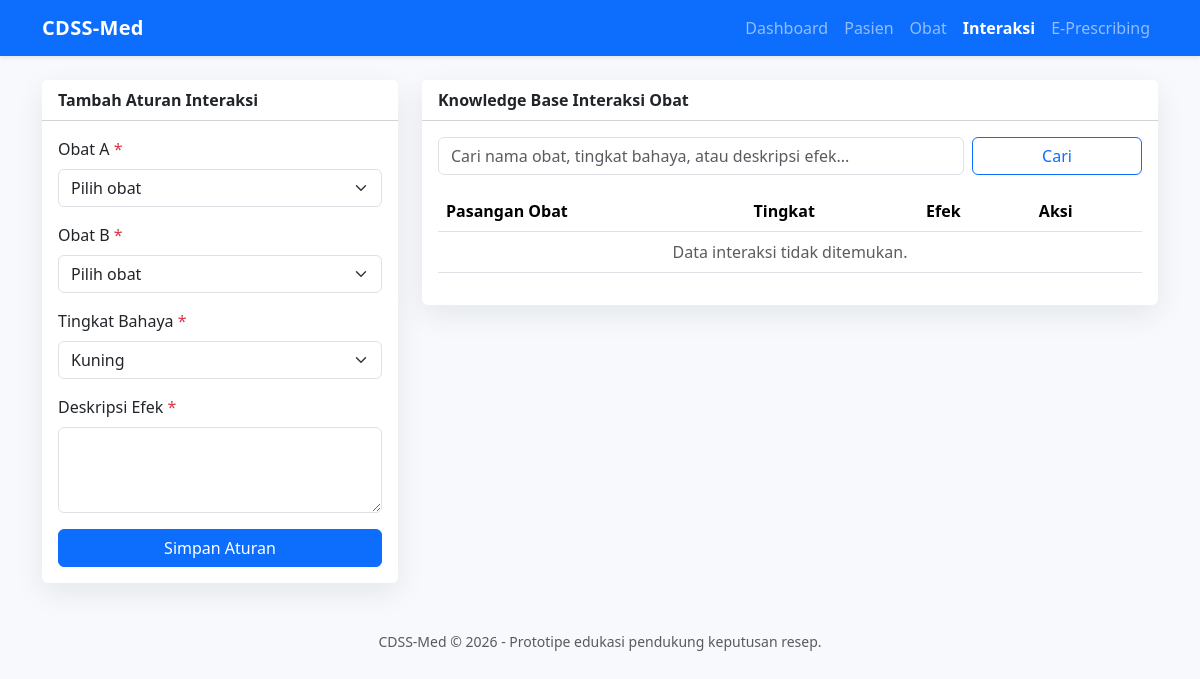
/interaksi.php, run on an earlier commit of the app's database.
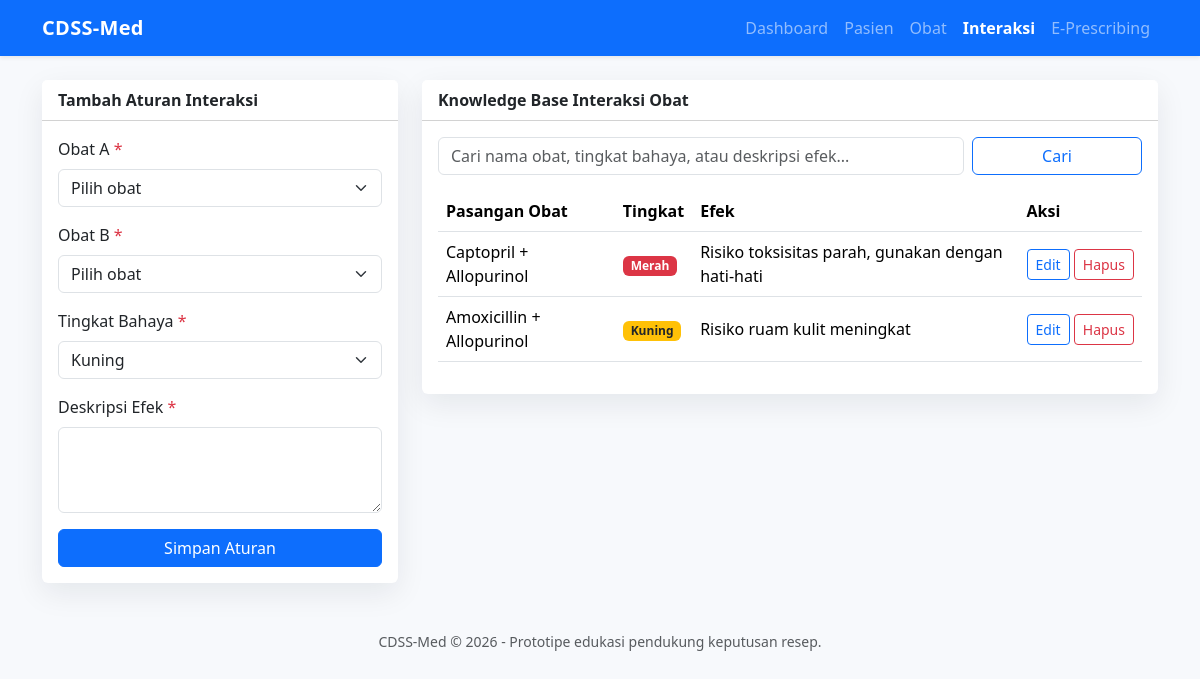
And on a later commit of the database.
### tables this page shows
CREATE TABLE aturan_interaksi (
    id INT AUTO_INCREMENT PRIMARY KEY,
    obat1_id INT NOT NULL,
    obat2_id INT NOT NULL,
    tingkat_bahaya ENUM('Kuning', 'Merah') NOT NULL,
    deskripsi_efek TEXT NOT NULL,
    created_at TIMESTAMP DEFAULT CURRENT_TIMESTAMP,
    CONSTRAINT fk_interaksi_obat1 FOREIGN KEY (obat1_id) REFERENCES obat(id) ON DELETE CASCADE,
    CONSTRAINT fk_interaksi_obat2 FOREIGN KEY (obat2_id) REFERENCES obat(id) ON DELETE CASCADE,
    CONSTRAINT chk_interaksi_obat_berbeda CHECK (obat1_id <> obat2_id),
    CONSTRAINT uq_interaksi_pasangan UNIQUE (obat1_id, obat2_id)
);

CREATE TABLE obat (
    id INT AUTO_INCREMENT PRIMARY KEY,
    nama_obat VARCHAR(120) NOT NULL UNIQUE,
    kategori VARCHAR(80) NULL,
    harga DECIMAL(12,2) NOT NULL DEFAULT 0,
    created_at TIMESTAMP DEFAULT CURRENT_TIMESTAMP
);

### koneksi.php (called while the page is built, shortened)
<?php
function e(?string $value): string
{
    return htmlspecialchars((string) $value, ENT_QUOTES, 'UTF-8');
}

### interaksi.php (the view, shortened to what the changed rows need)
<?php
require_once 'koneksi.php';
$interaksiSql = "SELECT ai.*, o1.nama_obat AS obat1, o2.nama_obat AS obat2
     FROM aturan_interaksi ai
     JOIN obat o1 ON o1.id = ai.obat1_id
     JOIN obat o2 ON o2.id = ai.obat2_id";
$interaksiParams = array();
$interaksiSql .= ' ORDER BY ai.tingkat_bahaya DESC, o1.nama_obat';
$stmtInteraksi = $pdo->prepare($interaksiSql);
$stmtInteraksi->execute($interaksiParams);
$interaksiList = $stmtInteraksi->fetchAll();
require 'header.php';
?>
<div class="row g-4">
    <div class="col-lg-8">
        <div class="card">
            <div class="card-body">
                <div class="table-responsive">
                <table class="table table-hover align-middle">
                    <thead><tr><th>Pasangan Obat</th><th>Tingkat</th><th>Efek</th><th>Aksi</th></tr></thead>
                    <tbody>
                    <?php if (!$interaksiList): ?>
                        <tr><td colspan="4" class="text-center text-muted">Data interaksi tidak ditemukan.</td></tr>
                    <?php endif; ?>
                    <?php foreach ($interaksiList as $row): ?>
                        <tr>
                            <td><?= e($row['obat1']); ?> + <?= e($row['obat2']); ?></td>
                            <td><span class="badge <?= $row['tingkat_bahaya'] === 'Merah' ? 'badge-merah' : 'badge-kuning'; ?>"><?= e($row['tingkat_bahaya']); ?></span></td>
                            <td><?= e($row['deskripsi_efek']); ?></td>
                            <td class="text-nowrap">
                                <a class="btn btn-sm btn-outline-primary" href="?edit=<?= e($row['id']); ?>">Edit</a>
                                <a class="btn btn-sm btn-outline-danger" href="?hapus=<?= e($row['id']); ?>" onclick="return confirm('Hapus aturan ini?')">Hapus</a>
                            </td>
                        </tr>
                    <?php endforeach; ?>
                    </tbody>
                </table>
                </div>
            </div>
        </div>
    </div>
</div>
<?php require 'footer.php'; ?>

### header.php (shortened to what the changed rows need)
<?php
$currentPage = basename($_SERVER['PHP_SELF']);
$menus = [
    'index.php' => 'Dashboard',
    'pasien.php' => 'Pasien',
    'obat.php' => 'Obat',
    'interaksi.php' => 'Interaksi',
    'e_prescribing.php' => 'E-Prescribing',
];
?>
<!doctype html>
<html lang="id">
<head>
    <link href="https://cdn.jsdelivr.net/npm/bootstrap@5.3.3/dist/css/bootstrap.min.css" rel="stylesheet">
</head>
<body>
<nav class="navbar navbar-expand-lg navbar-dark bg-primary shadow-sm">
    <div class="container">
        <div class="collapse navbar-collapse" id="navbarNav">
            <ul class="navbar-nav ms-auto">
                <?php foreach ($menus as $file => $label): ?>
                    <li class="nav-item">
                        <a class="nav-link <?= $currentPage === $file ? 'active fw-semibold' : ''; ?>" href="<?= $file; ?>"><?= $label; ?></a>
                    </li>
                <?php endforeach; ?>
            </ul>
        </div>
    </div>
</nav>
<main class="container py-4">

What changed in the data, as far as the page shows it:
added aturan_interaksi: obat1.nama_obat "Captopril", obat2.nama_obat "Allopurinol", tingkat_bahaya "Merah", deskripsi_efek "Risiko toksisitas parah, gunakan dengan hati-hati"
added aturan_interaksi: obat1.nama_obat "Amoxicillin", obat2.nama_obat "Allopurinol", tingkat_bahaya "Kuning", deskripsi_efek "Risiko ruam kulit meningkat"
Also different on the page:
text no longer shown: "Data interaksi tidak ditemukan."
